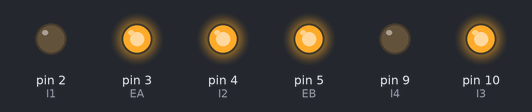
This sketch was run on a simulated Arduino Uno, built with avr-gcc and run on an emulated ATmega328P. On the bench: output pins drawn as LEDs (lit = HIGH).

Above: at 0.1 s.
Timing chart, 0 to 1.6 s (numbered marks = the images above):
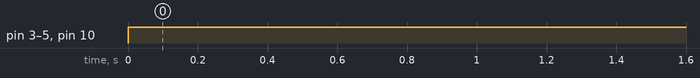

The sketch:

Tick_Publishing___PID.ino
```cpp
// Wheel PWM pin (must be a PWM pin)
int EA = 3;
int EB = 5;

// Wheel direction digital pins
int I1 = 2, I2 = 4, I3 = 10, I4 = 9;

// Motor PWM command variable [0-255]
int R_u = 0, L_u = 0;

// Encoder digital pins (Program 2 only)
const byte SIGNAL_A = 13;  // Right encoder A
const byte SIGNAL_B = 12;  // Right encoder B
const byte SIGNAL_C = 8;   // Left encoder A
const byte SIGNAL_D = 7;   // Left encoder B

// Encoder ticks per (motor) revolution (TPR)
const int TPR = 3000;

// Wheel radius [m]
const double RHO = 0.0625;
double ell = 0.2775;

// Encoder tick counters (Program 2 style)
volatile long R_encoder_ticks = 0;
volatile long L_encoder_ticks = 0;
long R_encoder_ticks_last = 0;
long L_encoder_ticks_last = 0;

// Estimated wheel speeds [m/s]
double v_R = 0.0, v_L = 0.0;

// Sampling interval for measurements [ms]
const int T = 100;
long t_now = 0, t_last = 0;

// PID controller parameters
double KP = 400, KI = 25;
double L_int_prev = 0, R_int_prev = 0;

// Default desired speeds
float t_desired = 0; // Default turning rate [rad/s]
float v_desired = 0; // Default linear speed [m/s]

int v_input = 0;
int t_input = 0;

// Program 2 encoder handling functions
void R_decodeEncoderTicks() {
    if (digitalRead(SIGNAL_B) == LOW) {
        R_encoder_ticks--;
    } else {
        R_encoder_ticks++;
    }
}

void L_decodeEncoderTicks() {
    if (digitalRead(SIGNAL_C) == LOW) {
        L_encoder_ticks--;
    } else {
        L_encoder_ticks++;
    }
}

double compute_vehicle_rate(double v_L, double v_R) {
    return (v_L - v_R) / ell;
}

double compute_desired_speed(double omega, double v_in, char dir) {
  float v_out;
  if (omega == 0){
    v_out = v_in;
  }
  else if (dir == 'L' && omega > 0){
    v_out = v_in;
  }
  else if (dir == 'R' && omega < 0){
    v_out = v_in;
  }
  else if (dir == 'L' && omega > 0){
    v_out = v_in + omega*0.2775*100; //omega is negative here
  }
  else if (dir == 'R' && omega < 0){
    v_out = v_in - omega*0.2775*100; //omega is positive
  }
  return v_out;

}

double e_now(double v, double v_desired) {
    return v_desired - v;
}

double e_int(double v_desired, double v, double prev) {
    float e_sum = e_now(v, v_desired) + prev;
    if(e_sum > 50){
      e_sum = 50;
    }
    if(e_sum < 50){
      e_sum = -50;
    }
    return e_sum;
}

float PI_controller(double e_now, double k_P, double e_int, double k_I) {
    float u = k_P * e_now + k_I * e_int;
    if (u > 255) return 255;
    if (u < -255) return -255;
    return u;
}

void setup() {
    Serial.begin(9600);

    // Motor control pins
    pinMode(EA, OUTPUT); pinMode(I1, OUTPUT); pinMode(I2, OUTPUT);
    pinMode(EB, OUTPUT); pinMode(I3, OUTPUT); pinMode(I4, OUTPUT);

    // Encoder pins (Program 2 only)
    pinMode(SIGNAL_A, INPUT);
    pinMode(SIGNAL_B, INPUT);
    pinMode(SIGNAL_C, INPUT);
    pinMode(SIGNAL_D, INPUT);

    // Attach interrupts (Program 2 style)
    attachInterrupt(digitalPinToInterrupt(SIGNAL_A), R_decodeEncoderTicks, RISING);
    attachInterrupt(digitalPinToInterrupt(SIGNAL_D), L_decodeEncoderTicks, RISING);
}

void loop() {
    // Handle serial input for desired speeds (Program 1)
    if (Serial.available()) {
        String input = Serial.readStringUntil('\n');
        sscanf(input.c_str(), "%d %d", &v_input, &t_input);

        v_desired = (float)v_input/100;
        t_desired = (float)t_input/100;
    }

    // Program 1 functionality - speed calculation and motor control
    t_now = millis();
    if (t_now - t_last >= T) {
        double omega_R = 2.0 * PI * ((double)(R_encoder_ticks - R_encoder_ticks_last) / (double)TPR) * 1000.0 / (double)(t_now - t_last);
        double omega_L = 2.0 * PI * ((double)(L_encoder_ticks - L_encoder_ticks_last) / (double)TPR) * 1000.0 / (double)(t_now - t_last);
        v_R = omega_R * RHO;
        v_L = omega_L * RHO;

        t_last = t_now;
        R_encoder_ticks_last = R_encoder_ticks;
        L_encoder_ticks_last = L_encoder_ticks;
    }

    // Motor control calculations (Program 1)
    L_u = (int)(PI_controller(e_now(v_L, compute_desired_speed(t_desired, v_desired, 'L')), KP, e_int(compute_desired_speed(t_desired, v_desired, 'L'), v_L, L_int_prev), KI));
    R_u = (int)(PI_controller(e_now(v_R, compute_desired_speed(t_desired, v_desired, 'R')), KP, e_int(compute_desired_speed(t_desired, v_desired, 'R'), v_R, R_int_prev), KI));

    if (t_desired == 0 && v_desired == 0){
      L_int_prev = 0;
      R_int_prev = 0;
    }
    else{
      L_int_prev = e_int(compute_desired_speed(t_desired, v_desired, 'L'), v_L, L_int_prev);
      R_int_prev = e_int(compute_desired_speed(t_desired, v_desired, 'R'), v_R, R_int_prev);
    }


    // Set motor directions
    if (R_u < 0) {
        R_u = -R_u;
        digitalWrite(I1, LOW); digitalWrite(I2, HIGH);
    } else {
        digitalWrite(I1, HIGH); digitalWrite(I2, LOW);
    }

    if (L_u < 0) {
        L_u = -L_u;
        digitalWrite(I3, HIGH); digitalWrite(I4, LOW);
    } else {
        digitalWrite(I3, LOW); digitalWrite(I4, HIGH);
    }

    // Apply motor commands
    analogWrite(EA, R_u);
    analogWrite(EB, L_u);

    // Program 2 functionality - encoder tick reporting (exact original format)
    if ((R_encoder_ticks != R_encoder_ticks_last) || (L_encoder_ticks != L_encoder_ticks_last)) {
        Serial.print(L_encoder_ticks);
        Serial.print(",");
        Serial.print(R_encoder_ticks);
        Serial.println();
    }

    // Small delay to prevent serial flooding
    delay(10);
}
```

Measured:
- by itself, pin 3 (EA), pin 4 (I2), pin 5 (EB), pin 10 (I3): LOW → HIGH at 0.00 s
